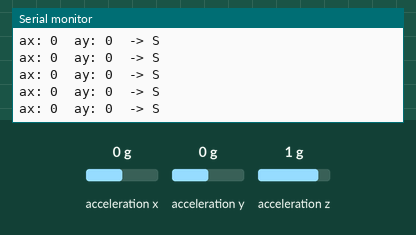
A sketch run on a simulated Arduino Uno, built with avr-gcc and run on an emulated ATmega328P. Parts: the last lines printed to the serial monitor. Wiring (inferred from the names in the program): MPU-6050 motion sensor at I2C address 0x68. The inputs (shaded band) are chosen by the test bench; at power-on: acceleration x 0 g, acceleration y 0 g, acceleration z 1 g. No radio packets arrive unless stated.

Above: at 1.2 s.
1.3 s: acceleration x set to -1.4 g
At 1.34 s:
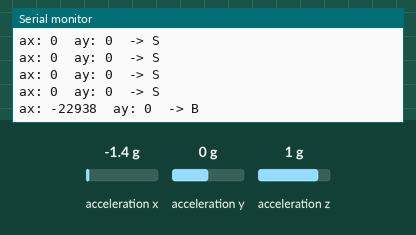
3.2 s: acceleration x set to 0 g
At 3.24 s:
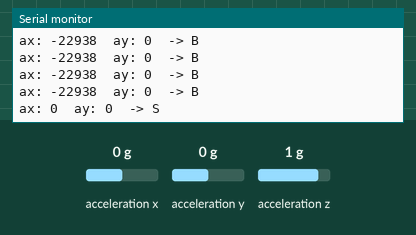
6.2 s: acceleration y set to -1.4 g
At 6.25 s:
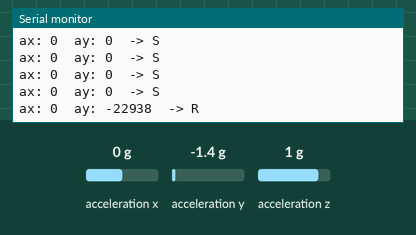
8.1 s: acceleration y set to 0 g
At 8.1 s:
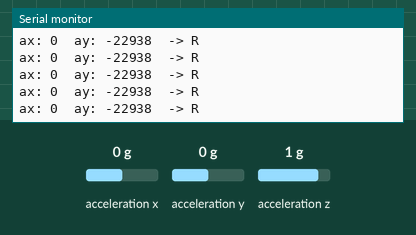
11.1 s: acceleration x set to 0.8 g
At 11.16 s:
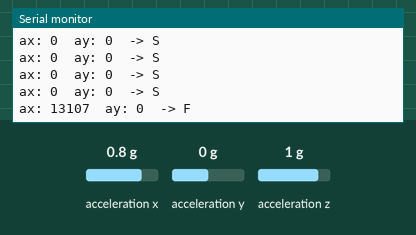
13.0 s: acceleration y set to -0.8 g
At 13.01 s:
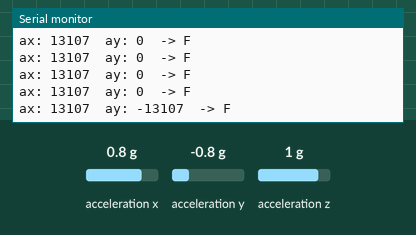

The sketch:

Gesture_Transmitter.ino
```cpp
/*
  ============================================================
  17 - GESTURE CONTROLLED ROBOT  >>> TRANSMITTER (on your hand) <<<
  ============================================================
  Board   : Arduino Nano (or UNO)
  Parts   : MPU6050 accelerometer + nRF24L01 radio, on a glove
  Library : "RF24" by TMRh20  (Tools -> Manage Libraries -> RF24)
            MPU6050 is read directly with Wire (no extra library)

  Tilt your hand:
    Forward  -> 'F'      Backward -> 'B'
    Left     -> 'L'      Right    -> 'R'
    Flat     -> 'S' (stop)

  Wiring:
    MPU6050 VCC -> 5V, GND -> GND, SDA -> A4, SCL -> A5
    nRF24L01 VCC  -> 3.3V  (NOT 5V!)  + 10uF capacitor across VCC/GND
    nRF24L01 GND  -> GND
    nRF24L01 CE   -> D9
    nRF24L01 CSN  -> D10
    nRF24L01 SCK  -> D13
    nRF24L01 MOSI -> D11
    nRF24L01 MISO -> D12

  If the directions are mixed up, open Serial Monitor (9600),
  tilt your hand and change the signs / axes in getCommand().
  ============================================================
*/

#include <Wire.h>
#include <SPI.h>
#include <RF24.h>

#define MPU_ADDR 0x68
#define TILT_LIMIT 7000      // about 25 degrees (16384 = 1 g)

RF24 radio(9, 10);           // CE, CSN
const byte address[6] = "ROBO1";   // must match the receiver

void setup() {
  Serial.begin(9600);

  // Wake up MPU6050
  Wire.begin();
  Wire.beginTransmission(MPU_ADDR);
  Wire.write(0x6B);          // power management register
  Wire.write(0);             // 0 = wake up
  Wire.endTransmission(true);

  // Radio
  if (!radio.begin()) {
    Serial.println("nRF24L01 not found - check wiring!");
  }
  radio.openWritingPipe(address);
  radio.setPALevel(RF24_PA_LOW);
  radio.stopListening();     // this one only sends
  Serial.println("Gesture transmitter ready");
}

void loop() {
  int16_t ax, ay, az;
  readAccel(ax, ay, az);

  char cmd = getCommand(ax, ay);
  radio.write(&cmd, sizeof(cmd));

  Serial.print("ax: "); Serial.print(ax);
  Serial.print("  ay: "); Serial.print(ay);
  Serial.print("  -> "); Serial.println(cmd);
  delay(50);
}

char getCommand(int16_t ax, int16_t ay) {
  if (ax >  TILT_LIMIT) return 'F';
  if (ax < -TILT_LIMIT) return 'B';
  if (ay >  TILT_LIMIT) return 'L';
  if (ay < -TILT_LIMIT) return 'R';
  return 'S';
}

void readAccel(int16_t &ax, int16_t &ay, int16_t &az) {
  Wire.beginTransmission(MPU_ADDR);
  Wire.write(0x3B);                         // first accel register
  Wire.endTransmission(false);
  Wire.requestFrom((uint8_t)MPU_ADDR, (uint8_t)6);
  ax = read16();
  ay = read16();
  az = read16();
}

// Reads one 16-bit value (high byte first) from the MPU6050
int16_t read16() {
  uint8_t high = Wire.read();
  uint8_t low  = Wire.read();
  return (int16_t)((high << 8) | low);
}
```

Measured:
- after the input at 1.3 s, the serial monitor: prints a new line at once (image 1)
- after the input at 6.2 s, the serial monitor: prints a new line at once (image 3)
- after the input at 11.1 s, the serial monitor: prints a new line after 0.05 s (image 5)
- after the input at 13.0 s, the serial monitor: prints a new line at once (image 6)
